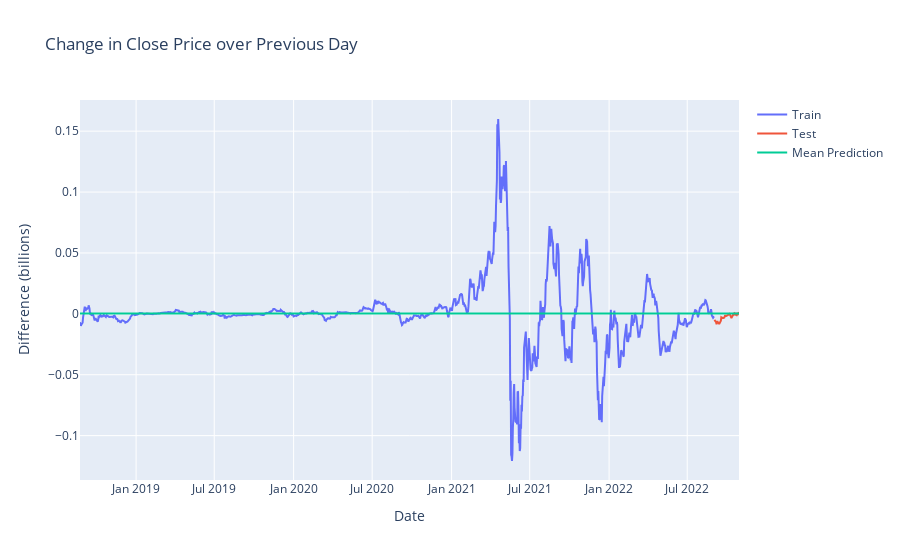

The cell this chart's notebook holds for it:
### Code cell
fig = go.Figure()
fig.add_trace(go.Scatter(x=train.index, y=train, mode='lines', name="Train"))
fig.add_trace(go.Scatter(x=test.index, y=test, mode='lines', name="Test"))
fig.add_trace(go.Scatter(x=predictions.index, y=predictions, mode='lines', name="Mean Prediction"))

fig.update_layout(
    yaxis_title="Difference (billions)", 
    xaxis_title="Date",
    title="Change in Close Price over Previous Day"
)
fig.show()
